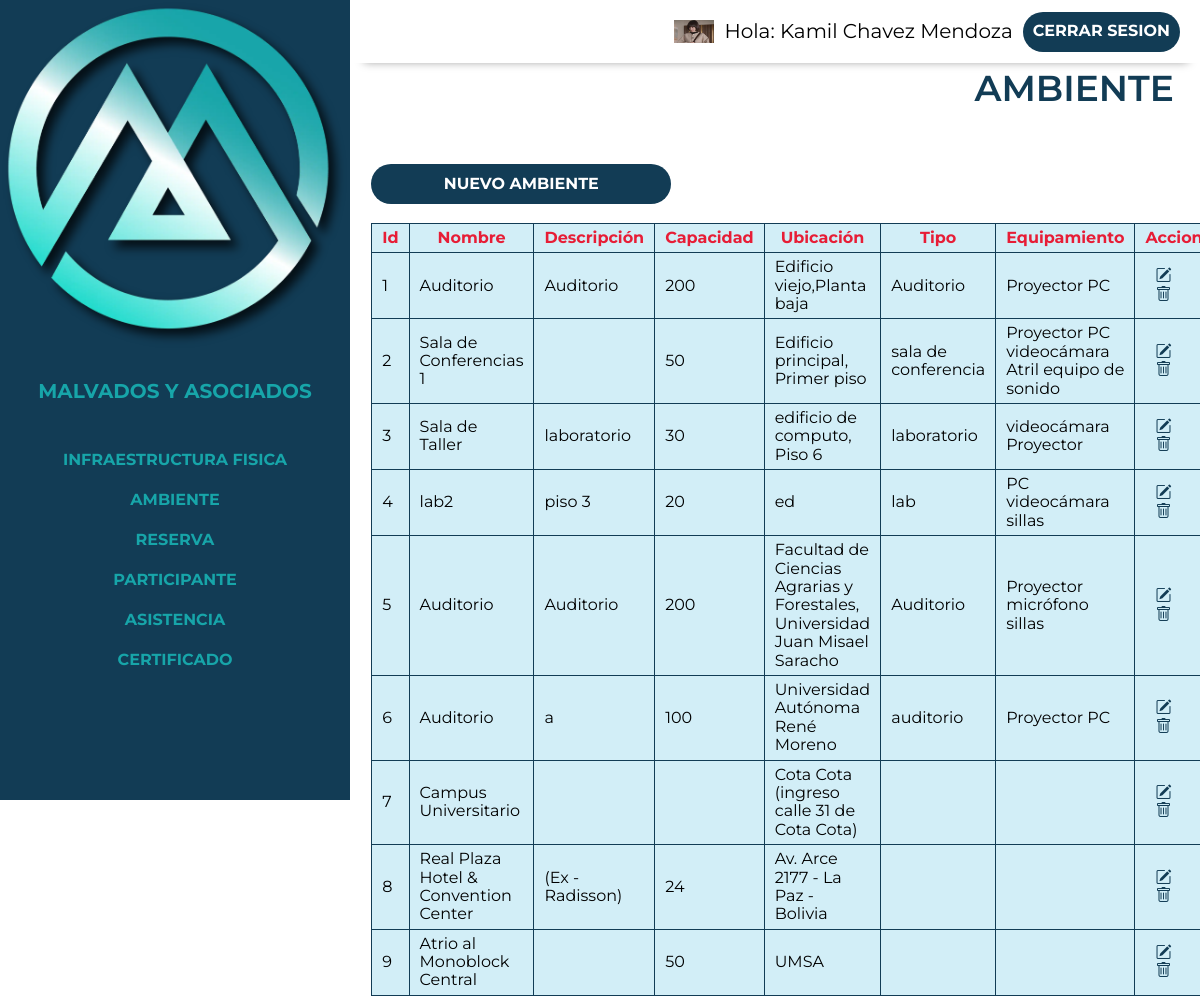
The page /control/ambiente.php (signed in) on the database as committed earlier.
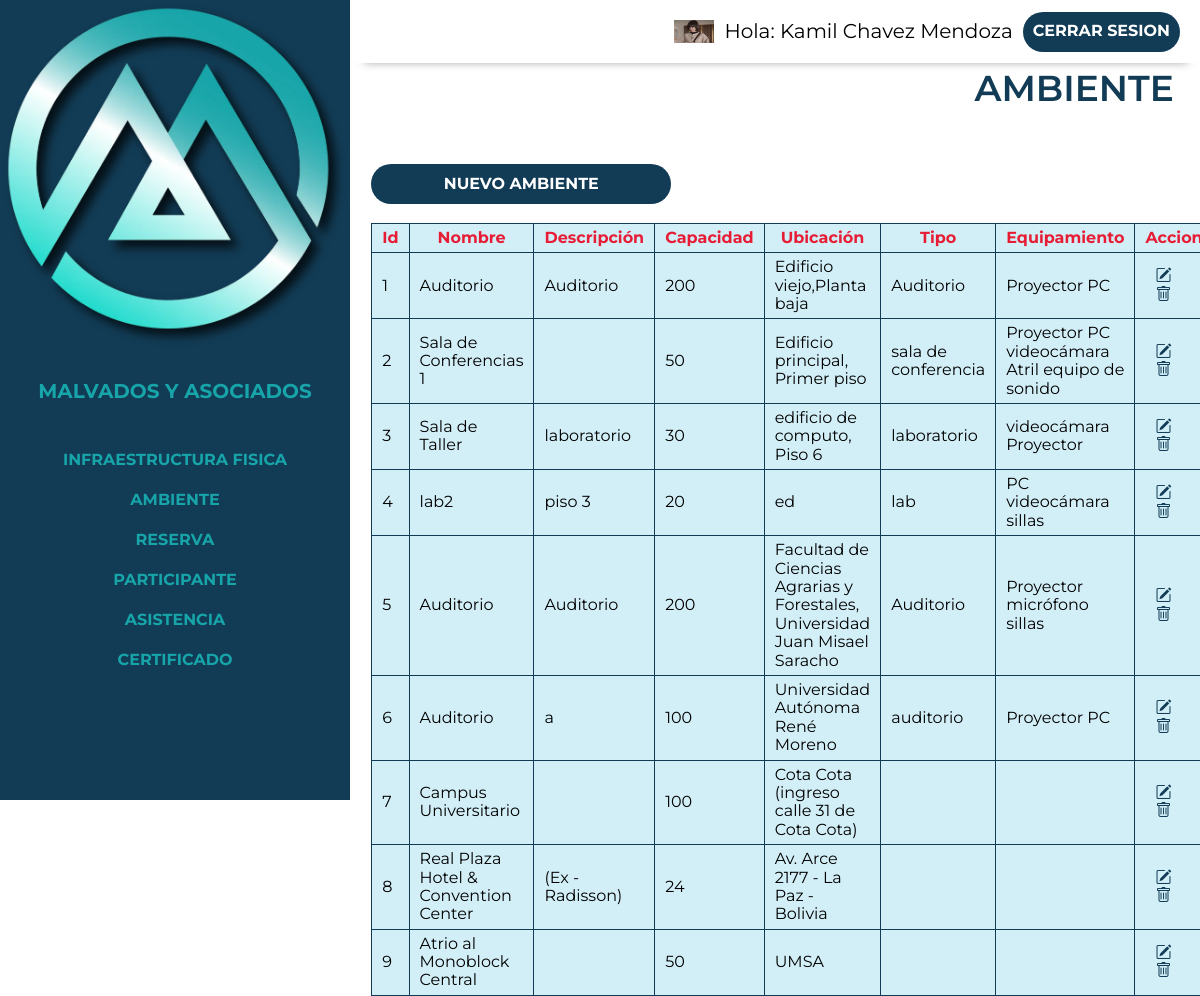
The same page on the database as committed later.
### tables this page shows
CREATE TABLE `ambiente` (
  `id_ambiente` int(11) NOT NULL,
  `nombre` varchar(255) NOT NULL,
  `descripcion` text DEFAULT NULL,
  `capacidad` int(255) DEFAULT NULL,
  `ubicacion` varchar(255) DEFAULT NULL,
  `tipo` varchar(255) DEFAULT NULL
);

### control/ambiente.php (the view, shortened to what this page needs)
<?php require'includes/header.php'?>
<?php
    include("../app/conexion.php");
    $sql="select *from Ambiente";
    $resultado=mysqli_query($conectar,$sql);
?>
<div class="contenedor">
    <div class="listar ">
        <h2 >Ambiente</h2>
        <div class="botton infraestructura">
            <a href="crear-ambiente.php">Nuevo Ambiente</a>
        </div>
    </div>
    <br/>
    <div class="tlis">
            <table >
                <thead>
                    <tr>
                        <th data-titulo="Id:">Id</th>
                        <th data-titulo="Nombre:">Nombre</th>
                        <th data-titulo="Descripcion:">Descripción</th>
                        <th data-titulo="Capacidad:">Capacidad</th>
                        <th data-titulo="Ubicación:">Ubicación</th>
                        <th data-titulo="Tipo:">Tipo</th>
                        <th data-titulo="Equipamiento:">Equipamiento</th>
                        <th data-titulo="Acción:">Accion</th>
                    </tr>
                </thead>
                <tbody>
                     <?php
                            while($filas=mysqli_fetch_assoc($resultado)){
                        ?>
                    <tr>
                        <td data-titulo="Id:"><?php echo $filas['id_ambiente']?></td>
                        <td data-titulo="Nombre:"><?php echo $filas['nombre']?></td>
                        <td data-titulo="Descripción:"><?php echo $filas['descripcion']?></td>
                        <td data-titulo="Caacidad:"><?php echo $filas['capacidad']?></td>
                        <td data-titulo="Ubicación:"><?php echo $filas['ubicacion']?></td>
                        <td data-titulo="Tipo:"><?php echo $filas['tipo']?></td>
                        <td data-titulo="Equipamiento:"><?php
                            $id2=$filas['id_ambiente'];
                          $sq= " SELECT ambiente.id_ambiente AS nombre_ambiente, infraestructura.nombre AS nombre_infraestructura FROM ambiente INNER JOIN equipamiento ON ambiente.id_ambiente = equipamiento.id_ambiente INNER JOIN infraestructura ON equipamiento.id_infraestructura = infraestructura.id_infraestructura ORDER BY ambiente.id_ambiente;";
                          $re=mysqli_query($conectar,$sq);
                          while($fil=mysqli_fetch_assoc($re)){
                            if($fil['nombre_ambiente']==$id2){
                               echo $fil['nombre_infraestructura'];
                            }
                            else{
                            }
                          }
                        ?></td>
                        <td data-titulo="Acción:">
                            <?php echo"<a href='editar-ambiente.php?id_ambiente=".$filas['id_ambiente']."'><i id='icon' class='bi bi-pencil-square'></i></a>"; ?>
                            <?php echo"<a href='eliminar-ambiente.php?id_ambiente=".$filas['id_ambiente']."'><i  id='icon' class='bi bi-trash'></i></</a>";?>
                        </td>
                    </tr>
                    <?php
                    }
                    ?>
                </tbody>
            </table>
         </div>
    </div>
</div>
<?php require 'includes/footer.php' ?>

Rows that differ between the two databases and show on the page:
changed ambiente "Campus Universitario": capacidad (not shown) → "100"
